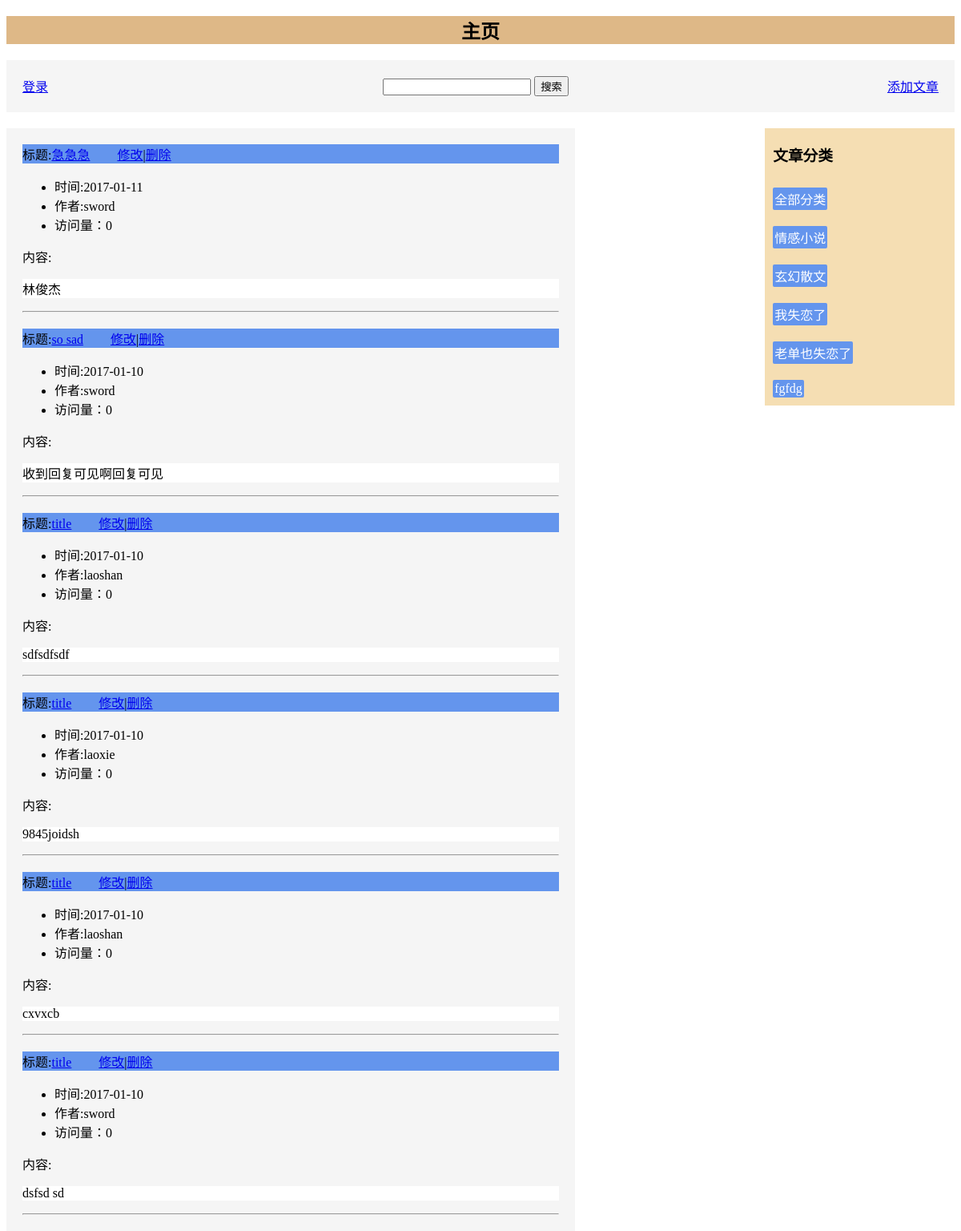
Screenshot of /messageBoard/index.php with the database file from the repository.
### tables this page shows
CREATE TABLE `blog` (
  `wid` int(11) NOT NULL AUTO_INCREMENT,
  `title` varchar(255) DEFAULT NULL,
  `content` text,
  `time` date DEFAULT NULL,
  `hits` int(11) DEFAULT '0',
  `uid` int(11) DEFAULT NULL,
  `cid` int(11) DEFAULT NULL,
  PRIMARY KEY (`wid`)
);

CREATE TABLE `user` (
  `uid` int(11) NOT NULL AUTO_INCREMENT,
  `uname` varchar(255) DEFAULT NULL,
  `pass` varchar(255) DEFAULT NULL,
  `admin` int(11) DEFAULT NULL,
  `gid` int(11) DEFAULT NULL,
  PRIMARY KEY (`uid`)
);

CREATE TABLE `catalog` (
  `cid` int(11) NOT NULL AUTO_INCREMENT,
  `cname` varchar(255) DEFAULT NULL,
  PRIMARY KEY (`cid`)
);

### messageBoard/index.php (the view, shortened to what this page needs)
<!doctype html>
<html lang="en">
<head>
</head>
<body>
<h2>主页</h2>
<div class="search">
    <div class="state">
        <?php
        if (isset($_COOKIE['id'])) {
            $id = $_COOKIE['id'];
            $name = $_COOKIE['name'];
            echo "<a style='float: left;margin-right: 20px' href='center.php'>" . $name . "已经登录</a>";
            echo "<a style='float: left;' href='logout.php?id=$id'>注销</a>";
        } else {
            echo "<a style='float: left;margin-right: 20px' href='login.php'>登录</a>";
        }
        ?>
    </div>
    <div class="searh-text">
        <form action="index.php">
            <input type="text" name="search">
            <input type="submit" name="sub" value="搜索">
        </form>
    </div>
    <a style="float: right;" href="add.php">添加文章</a>
</div>
<div id="article">
    <?php
    include "conn.php";
    if (isset($_GET['sub'])) {
        $search = $_GET['search'];
        if ($search) {
            $w = "title like '%$search%'";
        } else {
            $w = 1;
        }
    } else {
        $w = 1;
    }
    if (isset($_GET['id'])) {
        $id = $_GET['id'];
        $sql = "select * from blog,catalog,user where $w AND user.uid=blog.uid and catalog.cid=blog.cid and catalog.cid='$id' order by blog.time desc";
    } else {
        $sql = "select * from blog,user where $w AND user.uid=blog.uid order by blog.time desc";
    }
    $query = mysqli_query($link, $sql);
    while ($arr = mysqli_fetch_array($query)) {
        ?>
        <div class="article">
            <div class="title">
                标题:<a href="all.php?wid=<?php echo $arr['wid'] ?>"><span><?php echo $arr['title'] ?></span></a>
                <a style="margin-left: 30px" href="edit.php?wid=<?php echo $arr['wid'] ?>">修改</a>|<a
                        href="del.php?wid=<?php echo $arr['wid'] ?>">删除</a>
            </div>
            <ul>
                <li>时间:<span><?php echo $arr['time'] ?></span></li>
                <li>作者:<span><?php echo $arr['uname'] ?></span></li>
                <li>访问量：<span><?php echo $arr['hits'] ?></li>
            </ul>
            内容:
            <p style="background-color:#fff;">
                <?php
                echo $arr['content'];
                ?>
            </p>
            <hr>
        </div>
        <?php
    }
    ?>
</div>
<div id="catalog">
    <h3 style="padding: 0 10px">文章分类</h3>
    <a href="index.php" class="catalog">全部分类</a><br>
    <?php
    include "conn.php";
    $sql = "select * from CATALOG ";
    $query = mysqli_query($link, $sql);
    while ($cat = mysqli_fetch_array($query)) {
        $cid = $cat['cid'];
        ?>
        <a href="index.php?id=<?php echo $cid ?>" class="catalog">
            <?php
            echo $cat['cname'];
            ?>
        </a>
        <br>
        <?php
    }
    ?>
</div>
</body>
</html>

### messageBoard/index.php (style rules this page uses)
h2 { text-align: center; background-color: burlywood; }
#article { width: 60%; float: left; background-color: whitesmoke; }
#catalog { background-color: wheat; width: 20%; float: right; }
.article { margin: 20px; }
.search { margin-bottom: 20px; text-align: center; padding: 20px; background-color: whitesmoke; }
.searh-text { display: inline-block; }
.title { display: block; background-color: cornflowerblue; }
.catalog { margin: 10px; display: inline-block; padding: 2px; border-radius: 2px; background: cornflowerblue; color: #fff; text-decoration: none; }

### rows the page displays
blog: title "急急急", time "2017-01-11", uid.uname "sword", hits "0", content "林俊杰"
blog: title "so sad", time "2017-01-10", uid.uname "sword", hits "0", content "收到回复可见啊回复可见"
blog: title "title", time "2017-01-10", uid.uname "laoshan", hits "0", content "sdfsdfsdf"
blog: title "title", time "2017-01-10", uid.uname "laoxie", hits "0", content "9845joidsh"
blog: title "title", time "2017-01-10", uid.uname "laoshan", hits "0", content "cxvxcb"
blog: title "title", time "2017-01-10", uid.uname "sword", hits "0", content "dsfsd sd"
catalog: cname "情感小说"
catalog: cname "玄幻散文"
catalog: cname "我失恋了"
catalog: cname "老单也失恋了"
catalog: cname "fgfdg"
